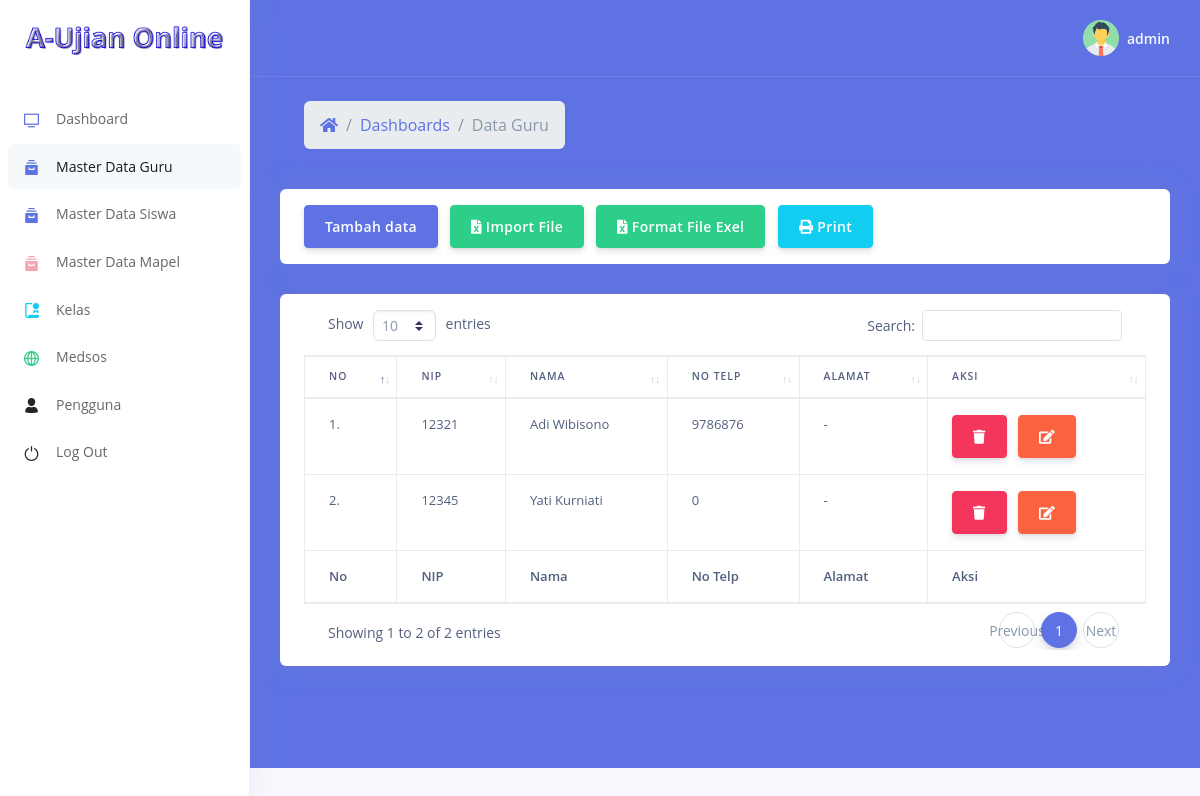
The page /guru/data_guru.php (signed in) on the database its author committed.
### tables this page shows
CREATE TABLE `guru` (
  `nip` varchar(20) NOT NULL,
  `nama_guru` varchar(50) NOT NULL,
  `no_telp` varchar(12) NOT NULL,
  `alamat` text NOT NULL,
  `foto` text NOT NULL
);

### guru/data_guru.php (the view, shortened to what this page needs)
<?php
include'../koneksi.php';
?>
<!DOCTYPE html>
<html>
<head>
  <link rel="stylesheet" href="../assets/vendor/nucleo/css/nucleo.css" type="text/css">
  <link rel="stylesheet" href="../assets/vendor/@fortawesome/fontawesome-free/css/all.min.css" type="text/css">
  <link rel="stylesheet" href="../assets/css/argon.css?v=1.2.0" type="text/css">
  <link href="../assets/datatables/dataTables.bootstrap4.min.css" rel="stylesheet">
</head>
<body>
  <nav class="sidenav navbar navbar-vertical  fixed-left  navbar-expand-xs navbar-light bg-white" id="sidenav-main">
    <div class="scrollbar-inner">
      <div class="sidenav-header  align-items-center">
        <a class="navbar-brand" href="javascript:void(0)">
          <img src="../assets/img/brand/aplikasi-ujian.png" class="navbar-brand-img" alt="...">
        </a>
      </div>
      <div class="navbar-inner">
        <div class="collapse navbar-collapse" id="sidenav-collapse-main">
          <ul class="navbar-nav">
            <li class="nav-item">
              <a class="nav-link" href="../index.php">
                <i class="ni ni-tv-2 text-primary"></i>
                <span class="nav-link-text">Dashboard</span>
              </a>
            </li>
            <li class="nav-item">
              <a class="nav-link active" href="data_guru.php">
                <i class="ni ni-archive-2 text-primary"></i>
                <span class="nav-link-text">Master Data Guru</span>
              </a>
            </li>
            <li class="nav-item">
              <a class="nav-link" href="../siswa/data_siswa.php">
                <i class="ni ni-archive-2 text-primary"></i>
                <span class="nav-link-text">Master Data Siswa</span>
              </a>
            </li>
            <li class="nav-item">
              <a class="nav-link" href="../mapel/mapel.php">
                <i class="ni ni-archive-2 text-pink"></i>
                <span class="nav-link-text">Master Data Mapel</span>
              </a>
            </li>
            <li class="nav-item">
              <a class="nav-link" href="../kelas/kelas.php">
                <i class="ni ni-paper-diploma text-info"></i>
                <span class="nav-link-text">Kelas</span>
              </a>
            </li>
            <li class="nav-item">
              <a class="nav-link" href="../medsos/medsos.php">
                <i class="ni ni-world-2 text-success"></i>
                <span class="nav-link-text">Medsos</span>
              </a>
            </li>
            <li class="nav-item">
              <a class="nav-link" href="../pengguna/pengguna.php">
                <i class="ni ni-single-02 text-dark"></i>
                <span class="nav-link-text">Pengguna</span>
              </a>
            </li>
            <li class="nav-item">
              <a class="nav-link" href="../logout.php">
                <i class="ni ni-button-power text-dark"></i>
                <span class="nav-link-text">Log Out</span>
              </a>
            </li>
          </ul>
        </div>
      </div>
    </div>
  </nav>
  <div class="main-content" id="panel">
    <nav class="navbar navbar-top navbar-expand navbar-dark bg-primary border-bottom">
      <div class="container-fluid">
        <div class="collapse navbar-collapse" id="navbarSupportedContent">
          <ul class="navbar-nav align-items-center  ml-auto ml-md-0 ">
            <li class="nav-item dropdown">
              <a class="nav-link pr-0" href="#" role="button" data-toggle="dropdown" aria-haspopup="true" aria-expanded="false">
                <div class="media align-items-center">
                  <span class="avatar avatar-sm rounded-circle">
                    <img alt="Image placeholder" src="../assets/img/user.png">
                  </span>
                  <div class="media-body  ml-2  d-none d-lg-block">
                    <span class="mb-0 text-sm  font-weight-bold"><?= $_SESSION['username']; ?></span>
                  </div>
                </div>
              </a>
            </ul>
          </div>
        </div>
      </nav>
      <div class="header bg-primary pb-6">
        <div class="container-fluid">
          <div class="header-body">
            <div class="row align-items-center py-4">
              <div class="col-lg-6 col-7">
                <nav aria-label="breadcrumb" class="d-none d-md-inline-block ml-md-4">
                  <ol class="breadcrumb breadcrumb-links breadcrumb-dark">
                    <li class="breadcrumb-item"><a href="#"><i class="fas fa-home"></i></a></li>
                    <li class="breadcrumb-item"><a href="../index.php">Dashboards</a></li>
                    <li class="breadcrumb-item active" aria-current="page">Data Guru</li>
                  </ol>
                </nav>
              </div>
            </div>
            <div class="row">
              <div class="col-xl-12">
                <div class="card  card-stats">
                  <div class="card-body">
                    <a href="" class="btn btn-primary" data-toggle="modal" data-target="#inputguru">Tambah data</a>
                    <a href="" class="btn btn-success" data-toggle="modal" data-target="#import"><i class="fa fa-file-excel"></i> Import File</a>
                    <a href="../Data Guru.xls" class="btn btn-success"><i class="fa fa-file-excel"></i> Format File Exel</a>
                    <a href="cetak.php" target="_blank" class="btn btn-info"><i class="fa fa-print"></i> Print</a>
                  </div>
                </div>
              </div>
            </div>
            <div class="row">
              <div class="col-xl-12">
                <div class="card  card-stats">
                  <div class="card-body">
                    <div class="table-responsive">
                      <table class="table table-bordered" id="example" width="100%" cellspacing="0">
                        <thead>
                          <tr>
                            <th>No</th>
                            <th>NIP</th>
                            <th>Nama</th>
                            <th>No Telp</th>
                            <th>Alamat</th>
                            <th>Aksi</th>
                          </tr>
                        </thead>
                        <tfoot>
                          <tr>
                            <th>No</th>
                            <th>NIP</th>
                            <th>Nama</th>
                            <th>No Telp</th>
                            <th>Alamat</th>
                            <th>Aksi</th>
                          </tr>
                        </tfoot>
                        <tbody>
                          <?php
                          $no=1;
                          $data_guru = mysqli_query($koneksi,"SELECT * FROM guru ORDER BY nama_guru");
                          while ($tampil = mysqli_fetch_array($data_guru)) {
                           ?>
                           <tr>
                            <td><?= $no++; ?>.</td>
                            <td><?= $tampil['nip']; ?></td>
                            <td><?= $tampil['nama_guru']; ?></td>
                            <td><?= $tampil['no_telp']; ?></td>
                            <td><?= $tampil['alamat']; ?></td>
                            <td>
                              <a onclick="return confirm('Yakin hapus data ini !!!')" href="data_guru.php?aksi=hapus&nip=<?= $tampil['nip']; ?>" class="btn btn-danger"><i class="fa fa-trash"></i></a>
                              <a href="edit.php?nip=<?= $tampil['nip']; ?>" class="btn btn-warning"><i class="fa fa-edit"></i></a>
                            </td>
                          </tr>
                        <?php } ?>
                      </tbody>
                    </table>
                  </div>
                </div>
              </div>
            </div>
          </div>
        </div>
      </div>
    </div>
  </div>
</body>
</html>

### rows shown on the page
guru: nip "12321", nama_guru "Adi Wibisono", no_telp "9786876", alamat "-"
guru: nip "12345", nama_guru "Yati Kurniati", no_telp "0", alamat "-"

### other values the page prints
$_SESSION['username'] "admin"
